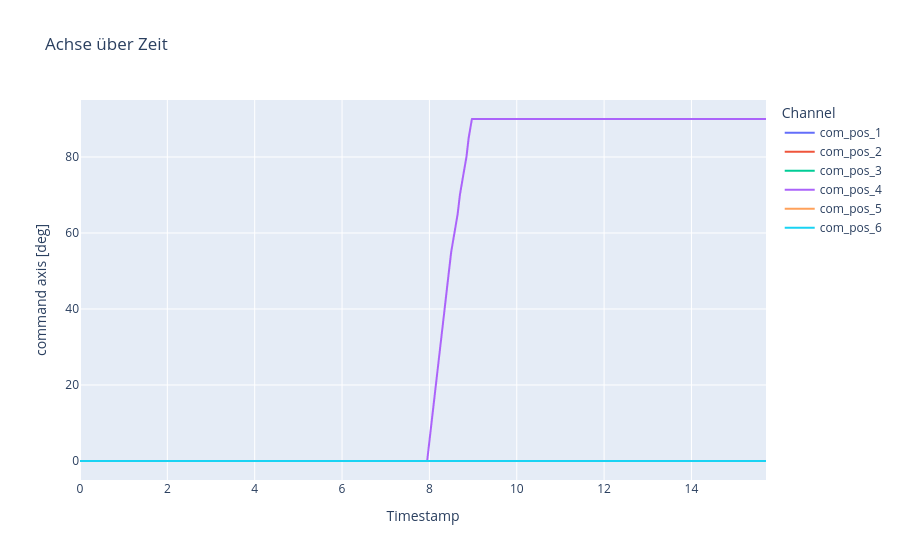

The notebook cell saved with this chart:
### Code cell
com_df = pd.read_csv("com.csv")
com_ts = com_df["timestamp"].values
com_ts = (com_ts - com_ts[0]) / 1000.0
com_pos = com_df.drop(columns=["timestamp"]).values

# 1) DataFrame anlegen
df = pd.DataFrame({
    'timestamp': com_ts,
    'com_pos_1': com_pos[:, 0],
    'com_pos_2': com_pos[:, 1],
    'com_pos_3': com_pos[:, 2],
    'com_pos_4': com_pos[:, 3],
    'com_pos_5': com_pos[:, 4],
    'com_pos_6': com_pos[:, 5],

})

# 1) In Long-Form umwandeln
df_long = df.melt(
    id_vars='timestamp',
    value_vars=df.columns[1:],
    var_name='Channel',
    value_name='command axis [deg]'
)

# 2) Plot bauen
fig = px.line(
    df_long,
    x='timestamp',
    y='command axis [deg]',
    color='Channel',
    title="Achse über Zeit",
    labels={'timestamp': 'Timestamp'}
)

# 3) Achsen anpassen
fig.update_xaxes(
    tickformat="%H:%M:%S\n%d-%m-%Y",
)

fig.show()

### Figure 1 — Plotly figure (JSON) as saved in the notebook; plotly's stock layout.template omitted (floating-point values rounded to 4 significant figures; data arrays with more than 128 entries replaced by an {"elided": "..."} marker saying what was removed)
{"data": [{"hovertemplate": "Channel=com_pos_1<br>Timestamp=%{x}<br>command axis [deg]=%{y}<extra></extra>", "legendgroup": "com_pos_1", "line": {"color": "#636efa", "dash": "solid"}, "marker": {"symbol": "circle"}, "mode": "lines", "name": "com_pos_1", "showlegend": true, "type": "scattergl", "x": {"elided": "308 float values"}, "xaxis": "x", "y": {"elided": "308 float values"}, "yaxis": "y"}, {"hovertemplate": "Channel=com_pos_2<br>Timestamp=%{x}<br>command axis [deg]=%{y}<extra></extra>", "legendgroup": "com_pos_2", "line": {"color": "#EF553B", "dash": "solid"}, "marker": {"symbol": "circle"}, "mode": "lines", "name": "com_pos_2", "showlegend": true, "type": "scattergl", "x": {"elided": "308 float values"}, "xaxis": "x", "y": {"elided": "308 float values"}, "yaxis": "y"}, {"hovertemplate": "Channel=com_pos_3<br>Timestamp=%{x}<br>command axis [deg]=%{y}<extra></extra>", "legendgroup": "com_pos_3", "line": {"color": "#00cc96", "dash": "solid"}, "marker": {"symbol": "circle"}, "mode": "lines", "name": "com_pos_3", "showlegend": true, "type": "scattergl", "x": {"elided": "308 float values"}, "xaxis": "x", "y": {"elided": "308 float values"}, "yaxis": "y"}, {"hovertemplate": "Channel=com_pos_4<br>Timestamp=%{x}<br>command axis [deg]=%{y}<extra></extra>", "legendgroup": "com_pos_4", "line": {"color": "#ab63fa", "dash": "solid"}, "marker": {"symbol": "circle"}, "mode": "lines", "name": "com_pos_4", "showlegend": true, "type": "scattergl", "x": {"elided": "308 float values"}, "xaxis": "x", "y": {"elided": "308 float values"}, "yaxis": "y"}, {"hovertemplate": "Channel=com_pos_5<br>Timestamp=%{x}<br>command axis [deg]=%{y}<extra></extra>", "legendgroup": "com_pos_5", "line": {"color": "#FFA15A", "dash": "solid"}, "marker": {"symbol": "circle"}, "mode": "lines", "name": "com_pos_5", "showlegend": true, "type": "scattergl", "x": {"elided": "308 float values"}, "xaxis": "x", "y": {"elided": "308 float values"}, "yaxis": "y"}, {"hovertemplate": "Channel=com_pos_6<br>Timestamp=%{x}<br>command axis [deg]=%{y}<extra></extra>", "legendgroup": "com_pos_6", "line": {"color": "#19d3f3", "dash": "solid"}, "marker": {"symbol": "circle"}, "mode": "lines", "name": "com_pos_6", "showlegend": true, "type": "scattergl", "x": {"elided": "308 float values"}, "xaxis": "x", "y": {"elided": "308 float values"}, "yaxis": "y"}], "layout": {"legend": {"title": {"text": "Channel"}, "tracegroupgap": 0}, "title": {"text": "Achse über Zeit"}, "xaxis": {"anchor": "y", "domain": [0, 1], "tickformat": "%H:%M:%S\n%d-%m-%Y", "title": {"text": "Timestamp"}}, "yaxis": {"anchor": "x", "domain": [0, 1], "title": {"text": "command axis [deg]"}}}}
